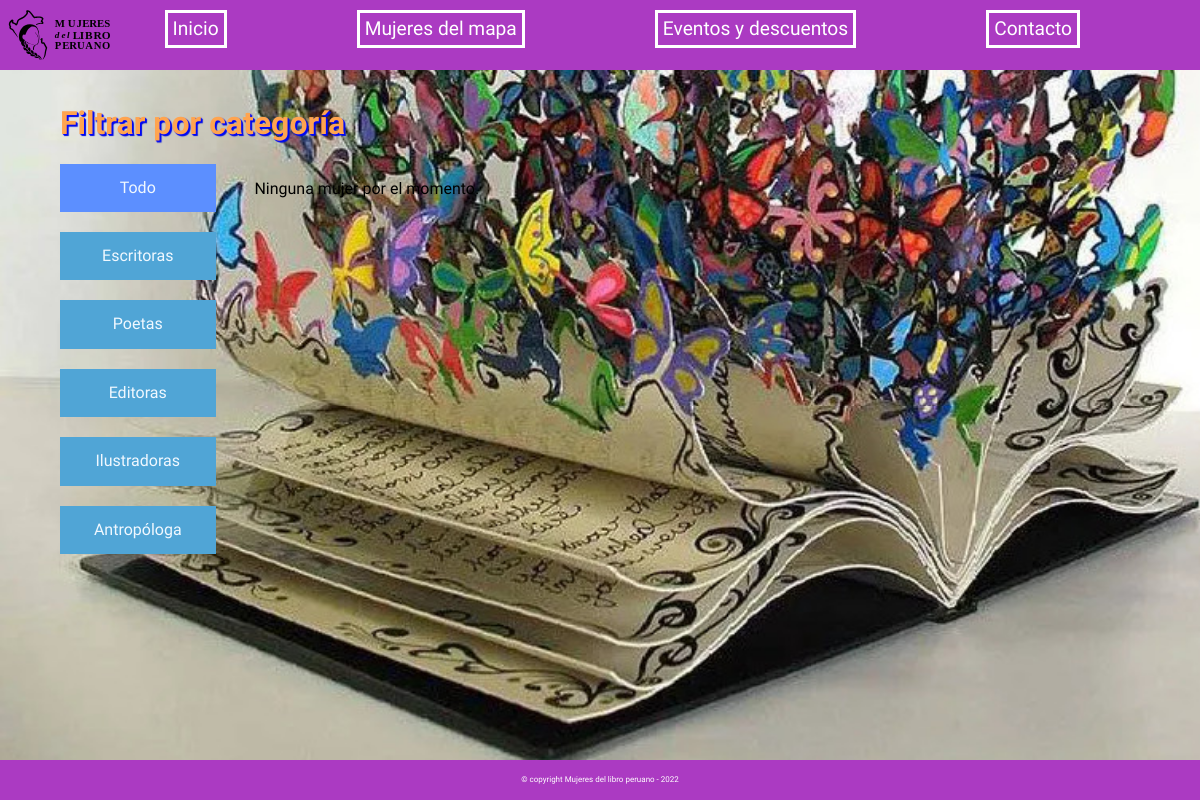
Page /galleries on the earlier database version.
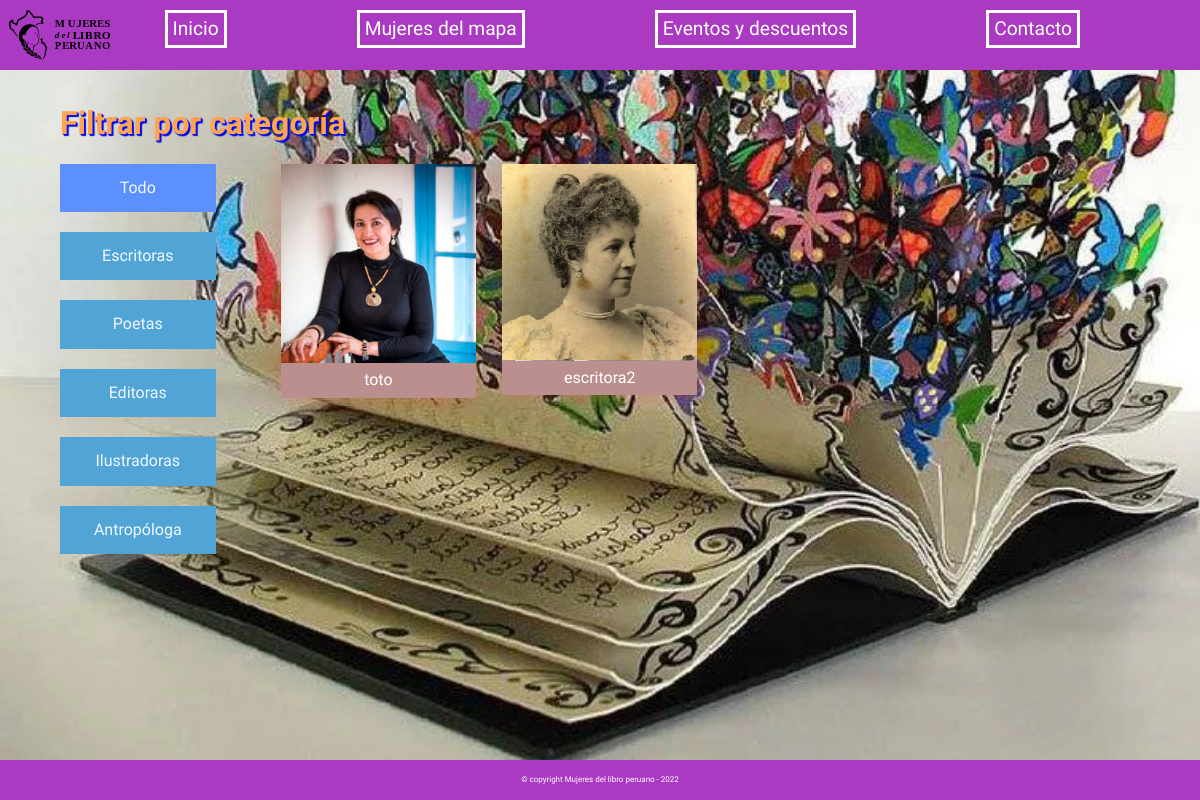
Same page on the later database version.
### site_web/models.py (models this page shows)
class Mujer(models.Model):
    nombre = models.CharField(max_length=200)
    apellido = models.CharField(max_length=200)
    fecha_nacimiento = models.CharField(max_length=10)
    fecha_defuncion = models.CharField(max_length=10, null=True)
    trayectoria = models.CharField(max_length=200)
    link_imagen = models.CharField(max_length=200)
    lugar = models.ForeignKey(Lugar, on_delete=models.CASCADE)

### site_web/views.py (the view)
# urls.py: path('galleries', views.galleries, name='Galleries'),
def galleries(request):
    template = loader.get_template('galleries.html')
    mujeres = [{'id': c.mujer_id, 'link_imagen': c.mujer.link_imagen,
                'categoria': c.get_categoria_display(),
                'nombre': c.mujer.nombre} for c in Profesion.objects.all()]
    context = {"mujeres": mujeres}
    return HttpResponse(template.render(context, request=request))

### site_web/templates/galleries.html (shortened to what this page needs)
{% load static %}
<!DOCTYPE html>
<html lang="en">
<head>
    <link rel="stylesheet" href="{% static 'css/normalize.css' %}">
    <link rel="stylesheet" href="{% static 'css/nb.css' %}">
</head>
<body>
    <header id="mainHeader">
        <img src="{% static 'images/layout/logo_mapa.svg' %}" alt="Logo NB" id="logoImg" />
        <nav id="mainNav">
            <ul>
                <li><a href="{% url 'Index' %}">Inicio</a></li>
                <li><a href="{% url 'Galleries' %}">Mujeres del mapa</a></li>
                <li><a href="{% url 'Eventos' %}">Eventos y descuentos</a></li>
                <li><a href="{% url 'Contact' %}">Contacto</a></li>
            </ul>
        </nav>
    </header>
    <section id="pageContent">
        <div class="wrap">
            <h1>Filtrar por categoría</h1>
            <div class="store-wrapper">
                <div class="category_list">
                    <a href="#" class="category_item" category="all">Todo</a>
                    <a href="#" class="category_item" category="Escritora">Escritoras</a>
                    <a href="#" class="category_item" category="Poeta">Poetas</a>
                    <a href="#" class="category_item" category="Editora">Editoras</a>
                    <a href="#" class="category_item" category="Ilustradora">Ilustradoras</a>
                    <a href="#" class="category_item" category="Antropologa">Antropóloga</a>
                </div>
                <section class="products-list">
                    {% for mujer in mujeres %}
                    <div class="product-item" category={{mujer.categoria}}>
                        <img src="static/{{mujer.link_imagen}}" alt="">
                        <a href="{% url 'Gallerie' mujer_id=mujer.id %}">{{mujer.nombre}}</a>
                    </div>
                    {% empty %}
                    <p class="text">Ninguna mujer por el momento.</p>
                    {% endfor %}
                </section>
            </div>
        </div>
    </section>
    <footer id="mainFooter">
        <p>&copy; copyright Mujeres del libro peruano - 2022</p>
    </footer>
</body>
</html>

### site_web/static/css/nb.css (style rules this page uses)
:root { --black: #333; --blue: #7186FF; --red: #ab3ac2; --shaded-red: rgb(223, 149, 149); --green: #00751F; --white: #FFF; height: 100vh; box-sizing: border-box; }
*, *:before, *:after { box-sizing: inherit; }
body { font-size: 1rem; font-family: Raleway, Verdana, san-serif; min-height: 100%; }
img { width: 100%; height: 100%; }
#mainHeader { display: grid; grid-template-columns: 120px 1fr; align-items: start; background-color: var(--red); height: 70px; width: 100%; position: fixed; }
#logoImg { height: 100%; width: 100%; }
#mainNav { position: absolute; background-color: var(--red); width: 100%; top: 40px; display: none; }
#mainNav ul { list-style: none; padding: 0; margin: 0; display: flex; flex-flow: column nowrap; margin-left: 90px; }
#mainNav a { color: white; text-decoration:rgb(36, 238, 127); font-family: Cantarell, Arial, sans-serif; font-size: 2.5em; display:-moz-marker; margin: 10px; float:right; margin-right: 120px; margin-top: 10px; text-align: center; border: 3px solid rgb(255, 255, 255); padding: 5px; }
#pageContent { padding: 100px 10px; padding: 7% 5%; min-height: 100vh; background-image: url(../images/arte-con-libros-1.jpg); background-repeat:repeat-x; background-size:cover; background-attachment:fixed; }
#mainFooter { background-color: var(--red); height: 40px; width: 100%; position: fixed; bottom: 0; color: var(--white); font-size: .5em; display: flex; align-items: center; justify-content: center; }
@media screen and (min-width: 768px) { #mainNav { position: static; background: transparent; display: flex; padding: 0; justify-content: flex-end; } }
@media screen and (min-width: 768px) { #mainNav ul { flex-flow: row nowrap; margin-left: 0px; } }
@media screen and (min-width: 768px) { #mainNav a { font-size: 1.2em; } }
.store-wrapper { display: flex; }
.category_list { display: flex; flex-direction: column; width: 18%; }
.category_list .category_item { display: block; width: 80%; padding: 15px 0; margin-bottom: 20px; background: #50a5d6; text-align: center; text-decoration: none; color: aliceblue; }
.category_list .ct_item-active { background: rgb(92, 143, 255); }
.products-list { width: 82%; display: flex; flex-wrap: wrap; }
.products-list .product-item { width:22%; margin-left: 3%; margin-bottom: 25px; box-shadow:0px 0px 25px 0px rgba(255, 0, 0, 0.22); display: flex; flex-direction: column; align-items: center; align-self: flex-start; transition: all .4s; }
.products-list .product-item img { width:100%; }
.products-list .product-item a { display: block; width: 100%; padding: 8px 0; background: rosybrown; text-align: center; text-decoration: none; color: rgb(255, 255, 255); }
.wrap h1 { color: rgb(255, 164, 79); text-shadow: 1px 1px 1px rgb(0, 4, 255), 2px 2px 1px rgb(0, 15, 223); }

Differences in the rows shown:
added Mujer: link_imagen (picture), nombre "toto"
added Mujer: link_imagen (picture), nombre "escritora2"
Other differences:
text no longer shown: "Ninguna mujer por el momento."
